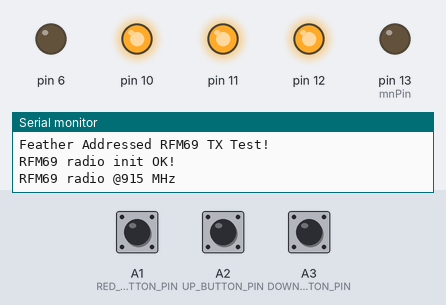
Simulated run of this sketch. Board: Arduino Uno, built with avr-gcc and run on an emulated ATmega328P. Shown: output pins drawn as LEDs (lit = HIGH), the last lines printed to the serial monitor. The inputs (shaded band) are chosen by the test bench; at power-on: A1 (RED_BUTTON_PIN) HIGH, A2 (UP_BUTTON_PIN) HIGH, A3 (DOWN_BUTTON_PIN) HIGH. No radio packets arrive unless stated; pins used as bus, display or sensor lines are not drawn.

Above: at 1.2 s.
1.3 s: A1 (RED_BUTTON_PIN) pulled LOW for 0.15 s
At 1.8 s:
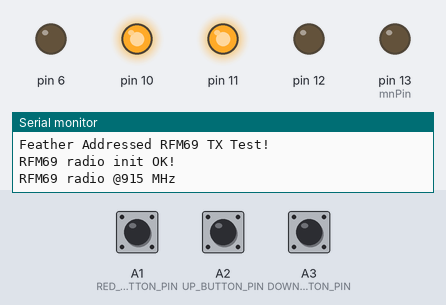
4.4 s: A2 (UP_BUTTON_PIN) pulled LOW for 0.15 s
At 5.3 s:
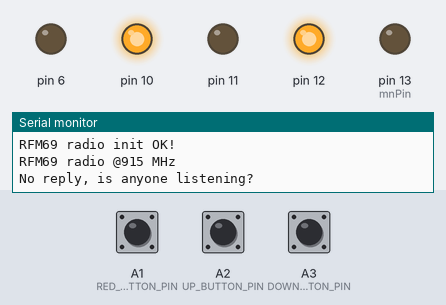
7.5 s: A3 (DOWN_BUTTON_PIN) pulled LOW for 0.15 s
At 8.9 s:
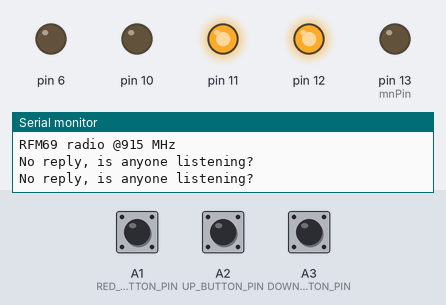
10.6 s: A3 (DOWN_BUTTON_PIN) pulled LOW for 1 s
At 13.4 s:
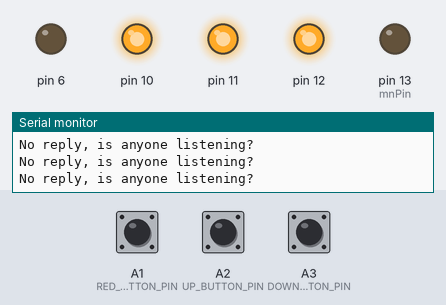
14.2 s: A3 (DOWN_BUTTON_PIN) pulled LOW for 3.2 s
At 15.2 s:
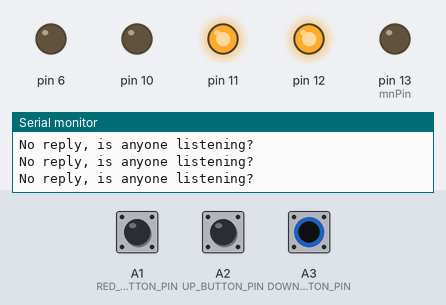
18.9 s: A1 (RED_BUTTON_PIN) driven LOW and A2 (UP_BUTTON_PIN) driven LOW and A3 (DOWN_BUTTON_PIN) driven LOW
At 21.8 s:
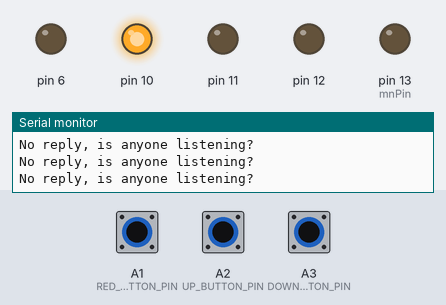
Timing chart, 0 to 33.6 s (numbered marks = the images above; inputs shaded):
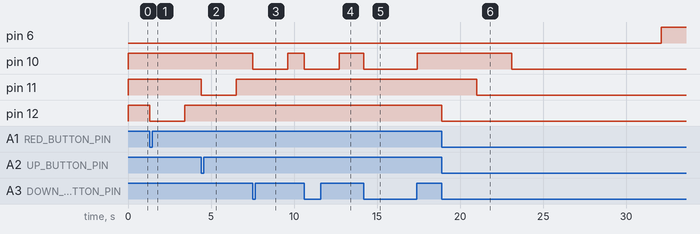

The sketch:

RemoteButtons.ino
```cpp
// (licence header left out)
#include "DVLED.h"

#include <SPI.h>
#include <RH_RF69.h>
#include <RHReliableDatagram.h>

// Include the Bounce2 library found here :
// https://github.com/thomasfredericks/Bounce2
#include <Bounce2.h>

// -- Function Prototypes ---
void RadioInit( void );
void SendMessage( const char* message );
void HeartBeat( void );

// -- Hardware Configuration ---
// Buttons
#define RED_BUTTON_PIN A1
Bounce2::Button mCRedButton = Bounce2::Button();
#define UP_BUTTON_PIN A2
Bounce2::Button mCUpButton = Bounce2::Button();
#define DOWN_BUTTON_PIN A3
Bounce2::Button mCDownButton = Bounce2::Button();
#define BUTTON_INTERVAL_MS 5

// LEDs
#define BUILT_IN_LED 13
CDVLED mCBuiltInLed = CDVLED( BUILT_IN_LED, HIGH );
#define RED_POWER_LED 6
CDVLED mCPowerLed = CDVLED(RED_POWER_LED, LOW );
#define RED_STATUS_LED 12
CDVLED mCRedStatusLed = CDVLED(RED_STATUS_LED, LOW );
#define YELLOW_STATUS_LED 11
CDVLED mCYellowStatusLed = CDVLED(YELLOW_STATUS_LED, LOW );
#define GREEN_STATUS_LED 10
CDVLED mCGreenStatusLed = CDVLED(GREEN_STATUS_LED, LOW );

// Radio Hardware (Feather M0)
#define RFM69_CS    8
#define RFM69_INT   3
#define RFM69_RST   4
#define RF69_FREQ   915.0

// Who am i? (server address)
#define RADIO_ADDRESS   1

// Where to send packets to! MY_ADDRESS in client (RX) should match this.
#define SERVER_ADDRESS 2

// Singleton instance of the radio driver
RH_RF69 rf69(RFM69_CS, RFM69_INT);

// Class to manage message delivery and receipt, using the driver declared above
RHReliableDatagram rf69_manager(rf69, RADIO_ADDRESS);

uint8_t buf[RH_RF69_MAX_MESSAGE_LEN];

unsigned long previousMillis = 0;  // will store last time LED was updated
const long interval = (1000 * 30);  // interval at which to blink (milliseconds)
unsigned long heart_count = 0;

//-------------------------------------------------
// Default Arduino Setup Function
//-------------------------------------------------
void setup()
{
    Serial.begin(115200);

    mCRedButton.attach( RED_BUTTON_PIN,  INPUT_PULLUP );
    mCRedButton.interval(BUTTON_INTERVAL_MS);
    mCRedButton.setPressedState(LOW);

    mCUpButton.attach( UP_BUTTON_PIN,  INPUT_PULLUP );
    mCUpButton.interval(BUTTON_INTERVAL_MS);
    mCUpButton.setPressedState(LOW);

    mCDownButton.attach( DOWN_BUTTON_PIN,  INPUT_PULLUP );
    mCDownButton.interval(BUTTON_INTERVAL_MS);
    mCDownButton.setPressedState(LOW);

    mCBuiltInLed.Off();
    mCPowerLed.On();
    mCRedStatusLed.Off();
    mCYellowStatusLed.Off();
    mCGreenStatusLed.Off();

    RadioInit();

}

//-------------------------------------------------
// Default Arduino Loop Function
//-------------------------------------------------
void loop()
{
  char Button_Message[20] = "Button ";
  mCRedButton.update();
  mCUpButton.update();
  mCDownButton.update();

  if ( mCRedButton.pressed() )
  {
    mCRedStatusLed.On();
    itoa(1, Button_Message+7, 10);
    SendMessage( Button_Message );
  }
  else if( mCRedButton.released() )
  {
    mCRedStatusLed.Off();
  }

  if ( mCUpButton.pressed() )
  {
    mCYellowStatusLed.On();
    itoa(2, Button_Message+7, 10);
    SendMessage( Button_Message );
  }
  else if( mCUpButton.released() )
  {
    mCYellowStatusLed.Off();
  }

  if ( mCDownButton.pressed() )
  {
    mCGreenStatusLed.On();
    itoa(3, Button_Message+7, 10);
    SendMessage( Button_Message );
  }
  else if( mCDownButton.released() )
  {
    mCGreenStatusLed.Off();
  }

  HeartBeat();
}

//-------------------------------------------------
// Initialize the Radio Interface
//-------------------------------------------------
void RadioInit( void )
{
  pinMode(RFM69_RST, OUTPUT);
  digitalWrite(RFM69_RST, LOW);

  Serial.println("Feather Addressed RFM69 TX Test!");
  Serial.println();

  // manual reset
  digitalWrite(RFM69_RST, HIGH);
  delay(10);
  digitalWrite(RFM69_RST, LOW);
  delay(10);

  if (!rf69_manager.init()) {
    Serial.println("RFM69 radio init failed");
    while (1);
  }
  Serial.println("RFM69 radio init OK!");
  // Defaults after init are 434.0MHz, modulation GFSK_Rb250Fd250, +13dbM (for low power module)
  // No encryption
  if (!rf69.setFrequency(RF69_FREQ)) {
    Serial.println("setFrequency failed");
  }

  // If you are using a high power RF69 eg RFM69HW, you *must* set a Tx power with the
  // ishighpowermodule flag set like this:
  rf69.setTxPower(20, true);  // range from 14-20 for power, 2nd arg must be true for 69HCW

  // The encryption key has to be the same as the one in the client
  uint8_t key[] = { 0x01, 0x02, 0x03, 0x04, 0x05, 0x06, 0x07, 0x08,
                    0x01, 0x02, 0x03, 0x04, 0x05, 0x06, 0x07, 0x08 };
  rf69.setEncryptionKey(key);

  Serial.print("RFM69 radio @");  Serial.print((int)RF69_FREQ);  Serial.println(" MHz");
}

//-------------------------------------------------
// Send a message to the Radio Receiver
//
// @param  message     Pointer to the message String to send
//-------------------------------------------------
void SendMessage( const char* message )
{
  // Send a message to the DESTINATION!
  if (rf69_manager.sendtoWait((uint8_t*)message, strlen(message), SERVER_ADDRESS))
  {
    // Now wait for a reply from the server
    uint8_t len = sizeof(buf);
    uint8_t from;
    if (rf69_manager.recvfromAckTimeout(buf, &len, 2000, &from))
    {
      buf[len] = 0; // zero out remaining string

      Serial.print("Got reply from #"); Serial.print(from);
      Serial.print(" [RSSI :");
      Serial.print(rf69.lastRssi());
      Serial.print("] : ");
      Serial.println((char*)buf);
    }
    else
    {
      Serial.println("No reply, is anyone listening?");
    }
  }
  else
  {
    Serial.println("Sending failed (no ack)");
  }
}

//-------------------------------------------------
// Send a Heart Beat Message to let the host know
//  The radio is alive
//-------------------------------------------------
void HeartBeat(void)
{
  String Heart_Message = "Heart ";

  unsigned long currentMillis = millis();
  if (currentMillis - previousMillis >= interval)
  {
    // save the last time you blinked the LED
    previousMillis = currentMillis;
    heart_count++;

    Heart_Message += heart_count;

    Serial.println(Heart_Message);

    mCPowerLed.On();
    SendMessage( Heart_Message.c_str() );
    mCPowerLed.Off();
  }
}
```

DVLED.cpp
```cpp
// (licence header left out)
#include "DVLED.h"

//-------------------------------------------------------------------------------------------------
/// Constructor
///  Automatically calls the pin initialization function
///
/// @param   nLedPin        GPIO pin the led is connected to
/// @param   nOnValue		HIGH = a write of HIGH will enable the LED, the LED is active HIGH
///						     LOW = a write of LOW will enable the LED, the LED is active LOW
//-------------------------------------------------------------------------------------------------
CDVLED::CDVLED( uint8_t nLedPin, uint8_t nOnValue )
  : mnPreviousMillis( 0 )
  , mnSequenceTotal( 0 )
  , mnCurrentIndex( 0 )
  , mbEnableFlashSequence( false )
  , mbStatus( false )
  , mnPin( nLedPin )
  , mnOnValue( nOnValue )
{
	Init( nLedPin, nOnValue );
}

//-------------------------------------------------------------------------------------------------
/// Returns the current LED state
///
/// @return  bool      LED State, true = LED is ON, false = LED is OFF
//-------------------------------------------------------------------------------------------------
bool CDVLED::GetState( void )
{
	return mbStatus;
}

//-------------------------------------------------------------------------------------------------
/// Turns on the LED
//-------------------------------------------------------------------------------------------------
void CDVLED::On( void )
{
	digitalWrite( mnPin, mnOnValue );
	mbStatus = true;
}

//-------------------------------------------------------------------------------------------------
/// Turns OFF the LED
//-------------------------------------------------------------------------------------------------
void CDVLED::Off( void )
{
	digitalWrite( mnPin,!mnOnValue );
	mbStatus = false;
}

//-------------------------------------------------------------------------------------------------
/// Toggles the state of the LED, if the LED is on it will turn it off, if the LED is off it will
///  turn it on
//-------------------------------------------------------------------------------------------------
void CDVLED::Toggle( void )
{
	GetState() ? Off() : On();
}

//-------------------------------------------------------------------------------------------------
/// Starts Flashing the LEDs with the specified sequence
///
/// @param   pLedSequence         Pointer to the LED Sequence to start
/// @param   nSequenceTotal       Total Number of States in the Sequence
//-------------------------------------------------------------------------------------------------
void CDVLED::StartFlashingSequence( LedSequence* pLedSequence, unsigned int nSequenceTotal )
{
	mpLedSequence = pLedSequence;
	mnSequenceTotal = nSequenceTotal;
	mnCurrentIndex = 0;
	EnableFlashSequence( true );
}

//-------------------------------------------------------------------------------------------------
/// Stops LED Flashing Sequence
//-------------------------------------------------------------------------------------------------
void CDVLED::StopFlashingSequence( void )
{
	EnableFlashSequence( false );
}

//-------------------------------------------------------------------------------------------------
/// Update the LED sequence, check the time and will change the LED state accordingly
///  Only needs to be called when the LED is in a flashing sequence
//-------------------------------------------------------------------------------------------------
void CDVLED::Update( void )
{
 // check to see if it's time to change the state of the LED
  unsigned long nCurrentMillis = millis();

  if( mbEnableFlashSequence == true )
  {
	if(( nCurrentMillis - mnPreviousMillis ) >= mpLedSequence[mnCurrentIndex].nTime_Ms )
	{
	  mnPreviousMillis = nCurrentMillis;  // Remember the time

	  mnCurrentIndex++;
	  if( mnCurrentIndex >= mnSequenceTotal)
	  {
		mnCurrentIndex = 0;
	  }

	  if( mpLedSequence[mnCurrentIndex].bLedState == true )
	  {
		On();
	  }
	  else
	  {
		Off();
	  }
	}
  }
}

//-------------------------------------------------------------------------------------------------
/// Initializes the LED Set the GPIO pin as an output
///
/// @param   nLedPin          GPIO pin the led is connected to
/// @param   nOnValue		  HIGH = a write of HIGH will enable the LED, the LED is active HIGH
///							   LOW = a write of LOW will enable the LED, the LED is active LOW
//-------------------------------------------------------------------------------------------------
void CDVLED::Init( uint8_t nLedPin, uint8_t nOnValue )
{
	mnOnValue = nOnValue;
	mnPin = nLedPin;
	pinMode( mnPin, OUTPUT );
	Off();
}

//-------------------------------------------------------------------------------------------------
/// Starts or Stops the LED Sequence
///
/// @param   bEnable         true = Start, false = Stop
//-------------------------------------------------------------------------------------------------
void CDVLED::EnableFlashSequence( bool bEnable )
{
	mbEnableFlashSequence = bEnable;
	if( bEnable == true )
	{
	  if( mpLedSequence[mnCurrentIndex].bLedState == true )
	  {
		On();
	  }
	  else
	  {
		Off();
	  }
	}
	else
	{
		Off();
	}
}
```

DVLED.h
```cpp
// (licence header left out)
#ifndef _DVLED_H_
#define _DVLED_H_

#include "Arduino.h"

//-------------------------------------------------------------------------------------------------
/// Manages a single LED, provides flashing of the led without the use of the delay function
///  The class only turns on and off the LED, it will not attempt to fade the LED on or off
//-------------------------------------------------------------------------------------------------
class CDVLED
{
	public:
		//-------------------------------------------------------------------------------------------------
		/// Structure which defines the LED state and the time in that state.
		//-------------------------------------------------------------------------------------------------
		struct LedSequence
		{
		  unsigned long nTime_Ms;   ///< Time in MS for the current state
		  bool bLedState;
		};

   public:
	  //-------------------------------------------------------------------------------------------	------
      /// Constructor
	  ///  Automatically calls the pin initialization function
	  ///
	  /// @param   nLedPin        GPIO pin the led is connected to
	  /// @param   nOnValue		  HIGH = a write of HIGH will enable the LED, the LED is active HIGH
	  ///						   LOW = a write of LOW will enable the LED, the LED is active LOW
      //-------------------------------------------------------------------------------------------------
	  CDVLED( uint8_t nLedPin = 13, uint8_t nOnValue = HIGH );

	  //-------------------------------------------------------------------------------------------------
	  /// destructor
	  //-------------------------------------------------------------------------------------------------
      ~CDVLED() {}

	  // Class implementation
	public:
		//-------------------------------------------------------------------------------------------------
		/// Returns the current LED state
		///
		/// @return  bool      LED State, true = LED is ON, false = LED is OFF
		//-------------------------------------------------------------------------------------------------
		bool GetState( void );

		//-------------------------------------------------------------------------------------------------
		/// Turns on the LED
		//-------------------------------------------------------------------------------------------------
		void On( void );

		//-------------------------------------------------------------------------------------------------
		/// Turns OFF the LED
		//-------------------------------------------------------------------------------------------------
		void Off( void );

		//-------------------------------------------------------------------------------------------------
		/// Toggles the state of the LED, if the LED is on it will turn it off, if the LED is off it will
		///  turn it on
		//-------------------------------------------------------------------------------------------------
		void Toggle( void );

		//-------------------------------------------------------------------------------------------------
		/// Starts Flashing the LEDs with the specified sequence
		///
		/// @param   pLedSequence         Pointer to the LED Sequence to start
		/// @param   nSequenceTotal       Total Number of States in the Sequence
		//-------------------------------------------------------------------------------------------------
		void StartFlashingSequence( LedSequence* pLedSequence, unsigned int nSequenceTotal );

		//-------------------------------------------------------------------------------------------------
		/// Stops LED Flashing Sequence
		//-------------------------------------------------------------------------------------------------
		void StopFlashingSequence( void );

		//-------------------------------------------------------------------------------------------------
		/// Update the LED sequence, check the time and will change the LED state accordingly
		///  Only needs to be called when the LED is in a flashing sequence
		//-------------------------------------------------------------------------------------------------
		void Update( void );

   private:

		//-------------------------------------------------------------------------------------------------
		/// Initialises the LED Set the GPIO pin as an output
		///
		/// @param   nLedPin          GPIO pin the led is connected to
		/// @param   nOnValue		  HIGH = a write of HIGH will enable the LED, the LED is active HIGH
		///							   LOW = a write of LOW will enable the LED, the LED is active LOW
		//-------------------------------------------------------------------------------------------------
		void Init( uint8_t nLedPin, uint8_t nOnValue );

		//-------------------------------------------------------------------------------------------------
		/// Starts or Stops the LED Sequence
		///
		/// @param   bEnable         true = Start, false = Stop
		//-------------------------------------------------------------------------------------------------
		void EnableFlashSequence( bool bEnable = true );

   private:

	    // These maintain the current flashing state
		LedSequence* mpLedSequence;       ///< Pointer to the Current LED Sequence
		unsigned long mnPreviousMillis;   ///< will store last time LED was updated
		unsigned int mnSequenceTotal;     ///< Total objects in the Sequence Array
		unsigned int mnCurrentIndex;      ///< Current array Index.
		bool mbEnableFlashSequence;       ///< Flash Sequence Enable Flag
		bool mbStatus;					  ///< LED State true = on, false = off
		uint8_t mnPin;					  ///< GPIO Pin the LED is connected
		uint8_t mnOnValue;			      ///< Value to write to the pin to turn the LED on
};

#endif /* _DVLED_H_ */
```

Measured:
- after the input at 1.3 s, pin 12: HIGH → LOW at once, → HIGH 2.1 s later
- after the input at 4.4 s, pin 11: HIGH → LOW at once, → HIGH 2.1 s later
- after the input at 7.5 s, pin 10: HIGH → LOW at once, → HIGH 2.1 s later
- after the input at 10.6 s, pin 10: HIGH → LOW at once, → HIGH 2.1 s later
- after the input at 14.2 s, pin 10: HIGH → LOW at once, → HIGH 3.2 s later
- after the input at 18.9 s, pin 10: HIGH → LOW after 4.2 s; pin 11: HIGH → LOW after 2.1 s; pin 12: HIGH → LOW at once
